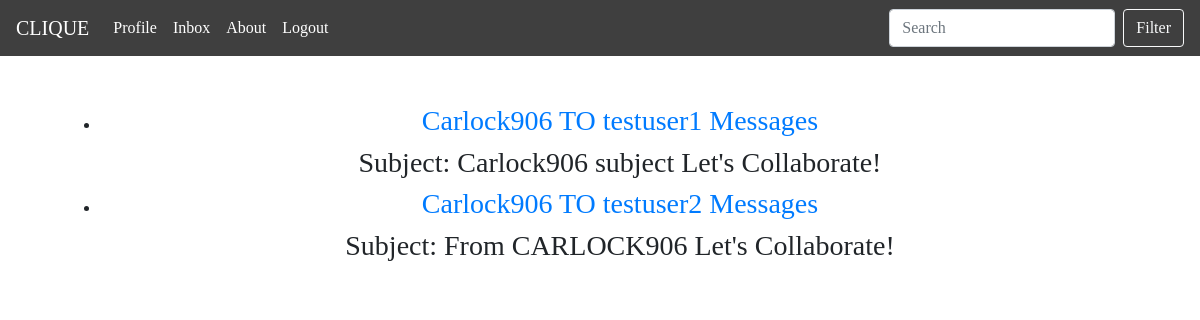
The page /inbox/1/ (signed in) on the database its author committed.
### inboxApp/models.py (models this page shows)
class InboxDB(models.Model):
    sender = models.ForeignKey(CustomUser, related_name='sender', on_delete=models.CASCADE, null=True)
    receiver = models.ForeignKey(CustomUser, related_name='receiver', on_delete=models.CASCADE, null=True)
    subject = models.CharField(max_length=100, default="Let's Collaborate!", blank=True, null=True)
    body = models.CharField(max_length=1000, default='', blank=True, null=True)
    published = models.DateTimeField(auto_now_add=True)
    def __str__(self):
        return f"{self.sender} TO {self.receiver} Messages"

### users/models.py (models this page shows)
class CustomUser(AbstractUser):
    pass
    def __str__(self):
        return self.username

### inboxApp/views.py (the view)
# urls.py: path('<int:id>/', views.user_inbox, name='user-inbox'),
@login_required
def user_inbox(request, id):
    return render(request, 'inbox/user_inbox_list.html', {'inbox_msgs': InboxDB.objects.filter(sender=id)})

### templates/inbox/user_inbox_list.html (shortened to what this page needs)
{% extends 'base.html' %}
{% block content %}
    {% if user.is_authenticated %}
        <div class="container text-center mt-5">
            <ul>
                {% for msg in inbox_msgs %}
                    <li>
                        <h3><a href="{% url 'user-msg' msg.id %}">{{ msg }}</a></h3>
                        <h3>Subject: {{ msg.subject }}</h3>
                    </li>
                {% empty %}
                    <h3>Inbox is EMPTY</h3>
                {% endfor %}
            </ul>
            <br>
        </div>
    {% endif %}
{% endblock %}

### static/css/main.css (style rules this page uses)
body { font-family: 'Halant', serif; }

### rows shown on the page
InboxDB: sender+receiver "Carlock906 TO testuser1 Messages", subject "Carlock906 subject Let's Collaborate!"
InboxDB: sender+receiver "Carlock906 TO testuser2 Messages", subject "From CARLOCK906 Let's Collaborate!"
